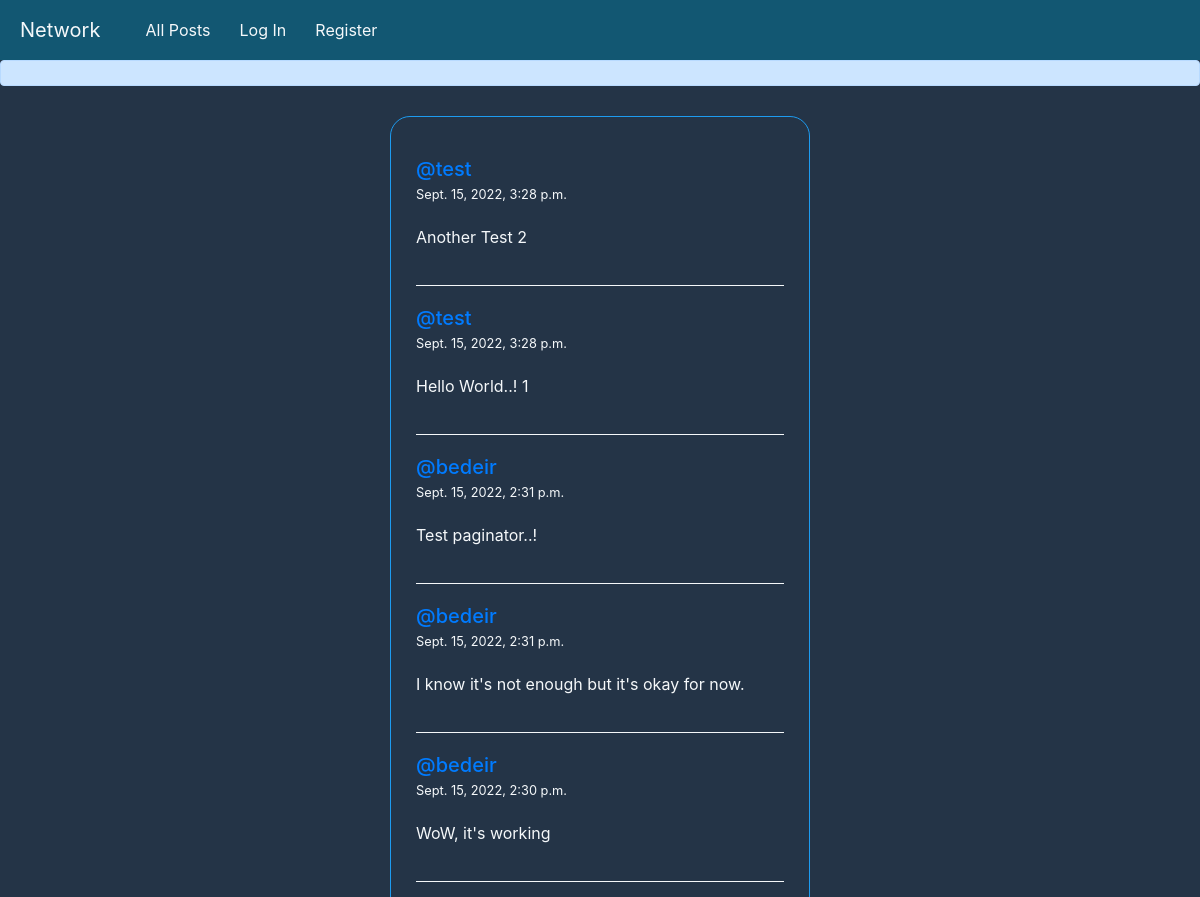
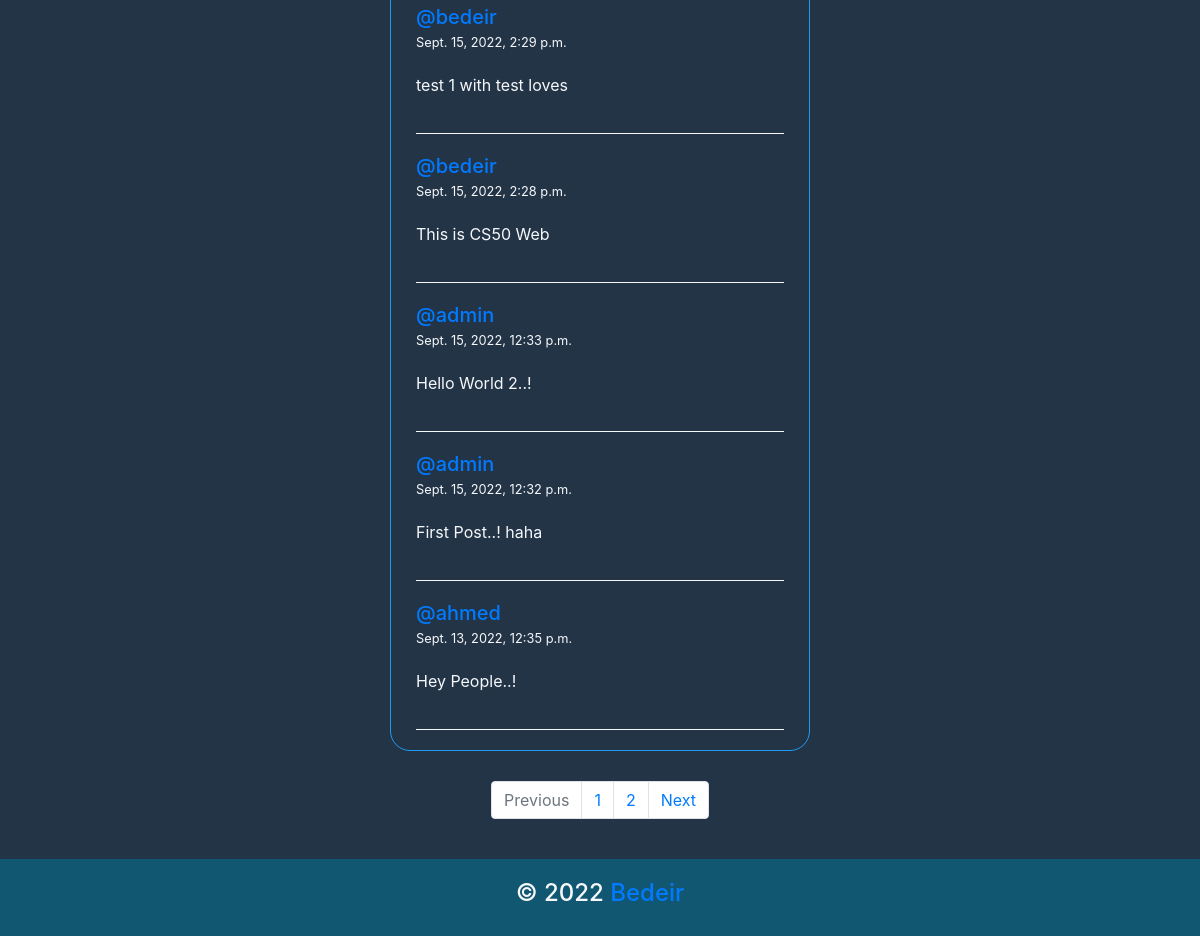
The page / on the database its author committed (2 pictures, top to bottom).
### network/models.py (models this page shows, shortened)
class Post(models.Model):
    owner = models.ForeignKey(User, on_delete=models.CASCADE, related_name='posts')
    content = models.TextField()
    created = models.DateTimeField(auto_now_add=True)
    lovers = models.ManyToManyField(User, related_name='lovers')
    class Meta:
        ordering = ['-created']

class User(AbstractUser):
    following = models.ManyToManyField('User', related_name='followers')

### network/views.py (the view)
# urls.py: path("", views.index, name="index"),
def index(request):
    allPosts = Post.objects.all()
    paginator = Paginator(allPosts, 10)
    pageNumber = request.GET.get('page')
    onePagePosts = paginator.get_page(pageNumber)
    return render(request, "network/index.html",{
        "posts": onePagePosts,
        'pageNumRange': range(onePagePosts.paginator.num_pages)
    })

### network/templates/network/index.html (shortened to what this page needs)
{% extends "network/layout.html" %}
{% block body %}
<div class="all-posts">
  {% for post in posts %}
    <div class="post" id="{{ post.id }}">
      <div class="header-post">
        <a href="{% url 'getProfile' post.owner.username%}">
          <h5>@{{ post.owner.username }}</h5>
        </a>
        <small>{{ post.created }}</small>
      </div>
      <p id="content-{{post.id}}">{{ post.content }}</p>
    </div>
  {% empty %}
    <h2>Currently No posts..!</h2>
  {% endfor %}
</div>
<nav aria-label="Page navigation example">
  <ul class="pagination justify-content-center">
    {% if posts.has_previous %}
      <li class="page-item">
        <a class="page-link" href="?page={{ posts.previous_page_number }}" tabindex="-1" aria-disabled="false">Previous</a>
      </li>
    {% else %}
      <li class="page-item disabled">
        <a class="page-link" href="#" tabindex="-1" aria-disabled="true">Previous</a>
      </li>
    {% endif %}
    {% for i in pageNumRange %}
      <li class="page-item"><a class="page-link" href="?page={{ i|add:1 }}">{{ i|add:1 }}</a></li>
    {% endfor %}
    {% if posts.has_next %}
      <li class="page-item">
        <a class="page-link" href="?page={{ posts.next_page_number }}">Next</a>
      </li>
    {% endif %}
  </ul>
</nav>
<footer>
  <h4>&copy; 2022 <a href="https://github.com/AhmedBedeir" target="_blank">Bedeir</a></h4>
</footer>
{% endblock %}

### network/static/network/styles.css (style rules this page uses)
:root { --base-color: rgb(29, 155, 240); --text-color: #125772; --second-color: #657786; --light: #f5f8fa; --body-color: #243447; }
html { scroll-behavior: smooth; }
* { padding: 0; margin: 0; box-sizing: border-box; }
body { background-color: var(--body-color); }
.all-posts { width: 35%; margin: 30px auto; border: 1px solid var(--base-color); padding: 20px 25px; border-radius: 20px; }
.post { color: var(--light); border-bottom: 1px solid var(--light); padding: 20px 0; }
h5 { margin: 0; }
.header-post { margin-bottom: 20px; }
footer { text-align: center; color: var(--light); padding: 20px; background-color: var(--text-color); margin-top: 40px; }

### rows shown on the page
Post: owner.username "test", created "Sept. 15, 2022, 3:28 p.m.", content "Another Test 2"
Post: owner.username "test", created "Sept. 15, 2022, 3:28 p.m.", content "Hello World..! 1"
Post: owner.username "bedeir", created "Sept. 15, 2022, 2:31 p.m.", content "Test paginator..!"
Post: owner.username "bedeir", created "Sept. 15, 2022, 2:31 p.m.", content "I know it's not enough but it's okay for now."
Post: owner.username "bedeir", created "Sept. 15, 2022, 2:30 p.m.", content "WoW, it's working"
Post: owner.username "bedeir", created "Sept. 15, 2022, 2:29 p.m.", content "test 1 with test loves"
Post: owner.username "bedeir", created "Sept. 15, 2022, 2:28 p.m.", content "This is CS50 Web"
Post: owner.username "admin", created "Sept. 15, 2022, 12:33 p.m.", content "Hello World 2..!"
Post: owner.username "admin", created "Sept. 15, 2022, 12:32 p.m.", content "First Post..! haha"
Post: owner.username "ahmed", created "Sept. 13, 2022, 12:35 p.m.", content "Hey People..!"

### other values the page prints
{{ i|add:1 }} "1" "2"
